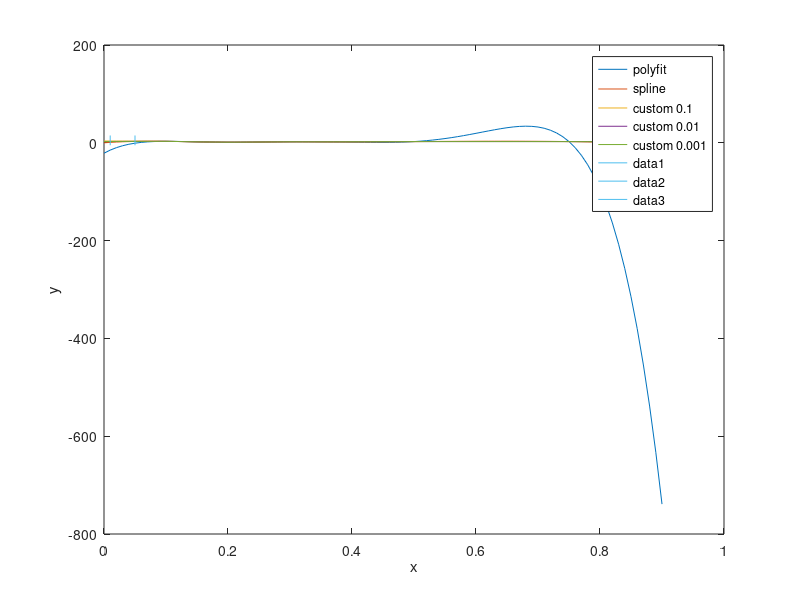

The MATLAB script that drew this image:
function [] = q10

% Data Set
X = [0.10, 0.15, 0.20, 0.30, 0.35, 0.50, 0.75];
Y = [3.00, 2.00, 1.20, 2.10, 2.00, 2.50, 2.50];

% Construct Interpolatants
[p1] = polyfit(X,Y,6);
[p2] = spline(X,Y);
[p3] = custom(0.1);
[p4] = custom(0.01);
[p5] = custom(0.001);

% Plot 
x = [0: 0.01: 0.9];
y1 = polyval(p1,x);
y2 = ppval(p2,x); 
y3 = p3(x);
y4 = p4(x);
y5 = p5(x);
axis([0,10,-50,50])
xlim([0 1.1])
plot(x,y1,x,y2,x,y3,x,y4,x,y5);


xlabel('x');
ylabel('y');
hold on;
legend('polyfit','spline','custom 0.1','custom 0.01','custom 0.001');

line([0.05,0.05],[-5,15]); hold on;
line([0.01,0.01],[-5,15]); hold on;
line([0.8,0.8],[-5,15]);

end

function [p] = custom(e)

  A = ones(8,8);
  X = [0.10, 0.15, 0.20, 0.30, 0.35, 0.50, 0.75];
  Y = [3.00, 2.00, 1.20, 2.10, 2.00, 2.50, 2.50];
  
  phi0 = @(x) 1 ;
  phi1 = @(x) sqrt((x - X(1)).^2 + e^2) - e ;
  phi2 = @(x) sqrt((x - X(2)).^2 + e^2) - e ;
  phi3 = @(x) sqrt((x - X(3)).^2 + e^2) - e ;
  phi4 = @(x) sqrt((x - X(4)).^2 + e^2) - e ;
  phi5 = @(x) sqrt((x - X(5)).^2 + e^2) - e ;
  phi6 = @(x) sqrt((x - X(6)).^2 + e^2) - e ;
  phi7 = @(x) sqrt((x - X(7)).^2 + e^2) - e ;
  
  for i = 2:8
    A(i,2) = phi1(X(i-1));
    A(i,3) = phi2(X(i-1));
    A(i,4) = phi3(X(i-1));
    A(i,5) = phi4(X(i-1));
    A(i,6) = phi5(X(i-1));
    A(i,7) = phi6(X(i-1));
    A(i,8) = phi7(X(i-1));
  end
  
  y = [0,Y]'; 
  C = A\y;
  p = @(x) C(1)*phi0(x) + C(2)*phi1(x) + C(3)*phi2(x) + C(4)*phi3(x) + C(5)*phi4(x) + C(6)*phi5(x) + C(7)*phi6(x) + C(8)*phi7(x); 

end
